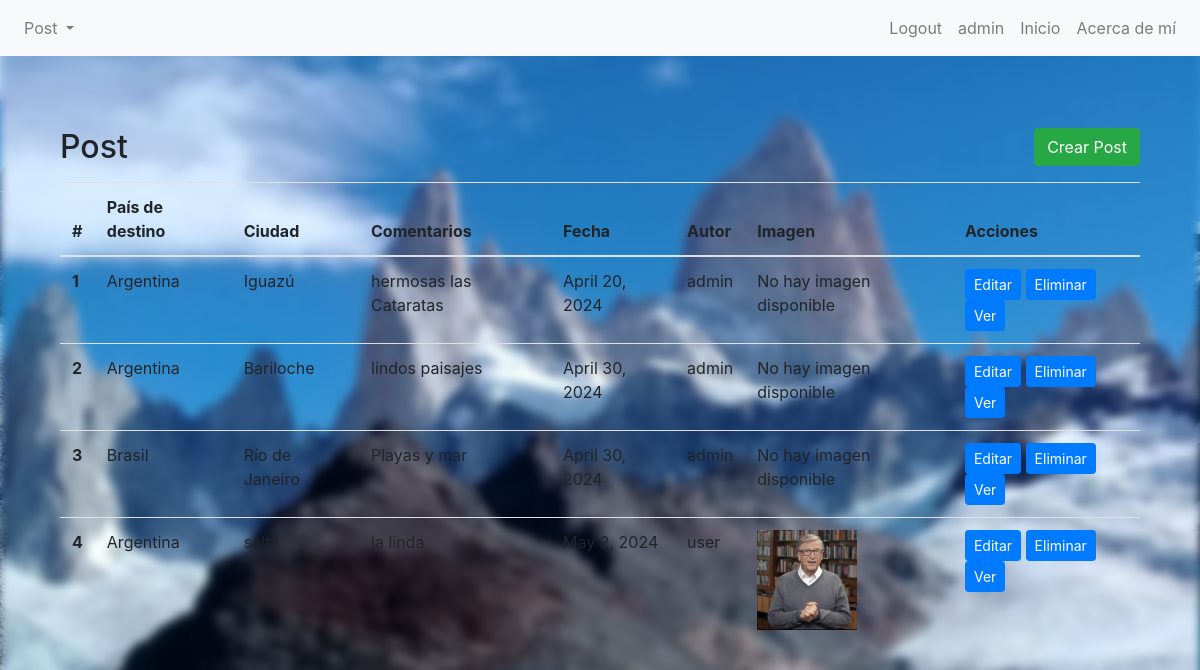
Page /Post/post/list/ (signed in) on the earlier database version.
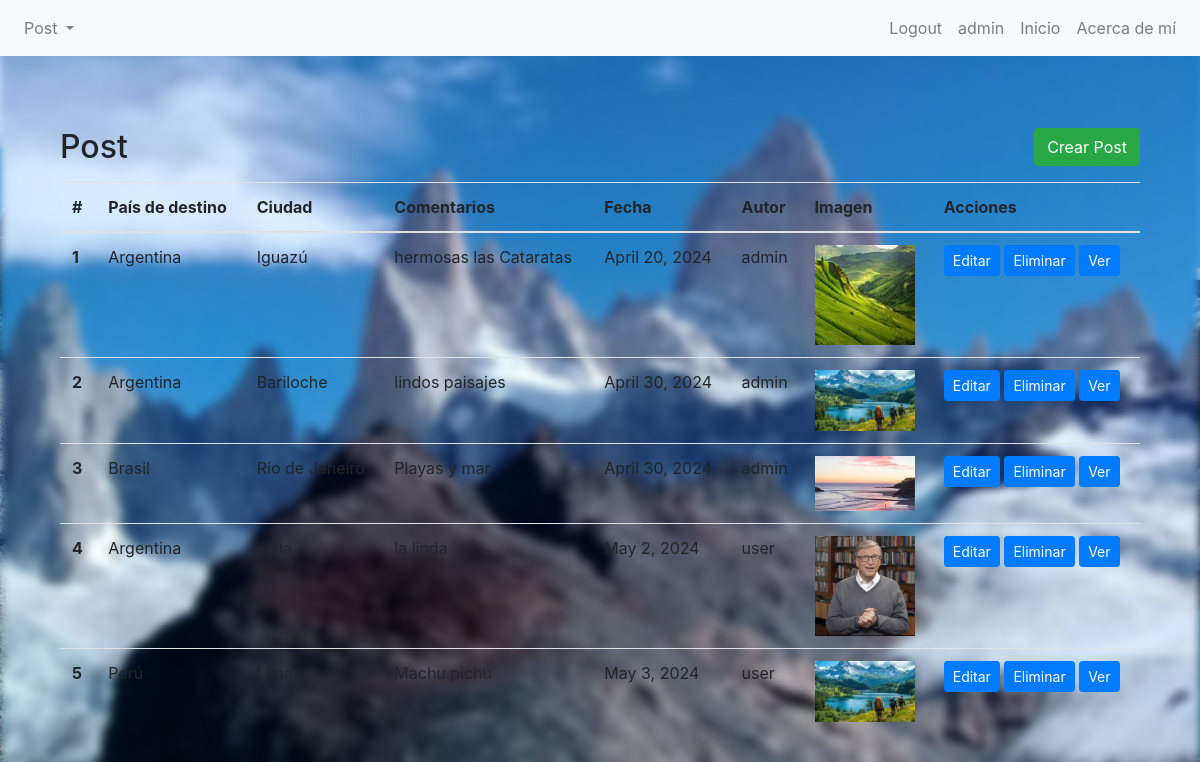
Same page on the later database version.
### Post/models.py (models this page shows, shortened)
class Post(models.Model):
    destino = models.CharField(max_length=100)
    ciudad = models.CharField(max_length=100)
    comentarios = models.TextField(blank=True, null=True)
    fecha = models.DateField(default=timezone.now)
    autor = models.ForeignKey(User, null= True, on_delete= models.SET_NULL)
    imagen = models.ImageField(upload_to='blog_images/')  # Definimos el campo de imagen

### Post/views.py (the view)
# urls.py: path("post/list/", PostListView.as_view(), name="post-list"),
class PostListView(LoginRequiredMixin, ListView):
    model = Post
    template_name = "post/vbc/post_list.html"
    context_object_name = "ADRIANDARGELOS"

### Post/templates/Post/vbc/post_list.html (shortened to what this page needs)
{% extends 'post/base.html' %}
{% block content %}
<section class="py-5">
    <div class="container">
        <div class="d-flex justify-content-between align-items-center mb-3">
            <h2 class="mb-0">Post</h2>
            <a href="{% url 'post-create' %}" class="btn btn-success">Crear Post</a>
        </div>
        <table class="table">
            <thead>
                <tr>
                    <th scope="col">#</th>
                    <th scope="col">País de destino</th>
                    <th scope="col">Ciudad</th>
                    <th scope="col">Comentarios</th>
                    <th scope="col">Fecha</th>
                    <th scope="col">Autor</th>
                    <th scope="col">Imagen</th>
                    <th scope="col">Acciones</th>
                </tr>
            </thead>
            <tbody>
                {% if ADRIANDARGELOS %}
                {% for post in ADRIANDARGELOS %}
                <tr>
                    <th scope="row">{{ forloop.counter }}</th>
                    <td>{{ post.destino }}</td>
                    <td>{{ post.ciudad }}</td>
                    <td>{{ post.comentarios }}</td>
                    <td>{{ post.fecha }}</td>
                    <td>{{ post.autor }}</td>
                    {% if post.imagen %}
                    <td><img src="{{ post.imagen.url }}" alt="Imagen del post" style="max-width: 100px; max-height: 100px;"></td>
                    {% else %}
                    <td>No hay imagen disponible</td>
                    {% endif %}
                    <td>
                        <a href="{% url 'post-update' post.id %}" class="btn btn-primary btn-sm">Editar</a>
                        <a href="{% url 'post-delete' post.id %}" class="btn btn-primary btn-sm">Eliminar</a>
                        <a href="{% url 'post-detail' post.id %}" class="btn btn-primary btn-sm">Ver</a>
                    </td>
                </tr>
                {% endfor %}
                {% else %}
                <tr>
                    <td colspan="7">No hay post.</td>
                </tr>
                {% endif %}
            </tbody>
        </table>
    </div>
</section>
{% endblock %}

### Post/templates/Post/base.html (shortened to what this page needs)
{% load static %}
<!DOCTYPE html>
<html lang="en">
<head>
    <link rel="stylesheet" href="{% static 'post/css/bootstrap.css' %}">
</head>
<body>
    <nav class="navbar navbar-expand-lg navbar-light bg-light">
        <div class="collapse navbar-collapse" id="navbarNav">
            {% if user.is_authenticated %}
            <ul class="navbar-nav">
                <li class="nav-item dropdown">
                    <a class="nav-link dropdown-toggle" href="#" id="navbarDropdownMenuLinkSala" role="button" data-toggle="dropdown" aria-haspopup="true" aria-expanded="false">
                        Post
                    </a>
                </li>
            </ul>
            {% endif %}
            <ul class="navbar-nav ml-auto">
                {% if user.is_authenticated %}
                    <li class="nav-item">
                        <a class="nav-link" href="{% url 'logout'%}">Logout</a>
                    </li>
                    <li class="nav-item">
                        <a class="nav-link" href="{% url 'editar-perfil' %}">{{ user }}</a>
                    </li>
                {%endif%}
                    <li class="nav-item">
                        <a class="nav-link" href="{% url 'home' %}">Inicio</a>
                    </li>
                    <li class="nav-item">
                        <a class="nav-link" href="{% url 'about' %}">Acerca de mí</a>
                    </li>
            </ul>
        </div>
    </nav>
    <div class="container mt-4">
        {% block content %}{% endblock content %}
    </div>
</body>
</html>

Differences in the rows shown:
changed Post "Iguazú": imagen: picture added; no longer shows "No hay imagen disponible"
changed Post "Bariloche": imagen: picture added; no longer shows "No hay imagen disponible"
changed Post "Brasil": imagen: picture added; no longer shows "No hay imagen disponible"
added Post: destino "Perú", comentarios "Machu pichu", fecha "May 3, 2024", autor "user", imagen (picture)
